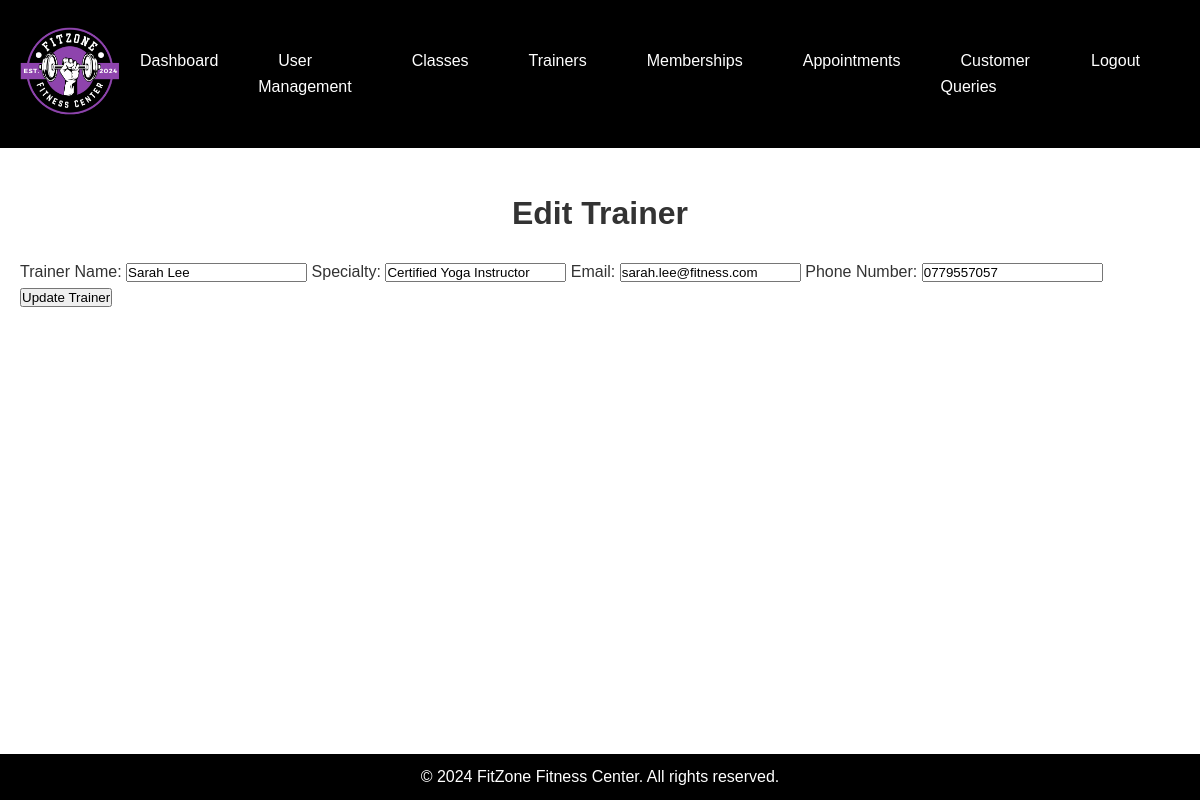
The app's page /Edit Trainer.php?id=1 with its own data.
### tables this page shows
CREATE TABLE IF NOT EXISTS `trainers` (
  `trainer_id` int NOT NULL AUTO_INCREMENT,
  `trainer_name` varchar(100) NOT NULL,
  `specialty` varchar(100) DEFAULT NULL,
  `email` varchar(255) DEFAULT NULL,
  `phone_number` text NOT NULL,
  PRIMARY KEY (`trainer_id`)
);

### Edit Trainer.php (the view, shortened to what this page needs)
<?php
$conn = new mysqli('localhost', 'root', '', 'fitzone_fitness_center');
if (isset($_GET['id'])) {
    $trainer_id = $_GET['id'];
    $sql = "SELECT * FROM trainers WHERE trainer_id = ?";
    $stmt = $conn->prepare($sql);
    $stmt->bind_param("i", $trainer_id);
    $stmt->execute();
    $result = $stmt->get_result();
    if ($result->num_rows > 0) {
        $trainer = $result->fetch_assoc();
    } else {
        echo "Trainer not found.";
        exit;
    }
} else {
    echo "Invalid request.";
    exit;
}
?>
<!DOCTYPE html>
<html lang="en">
<head>
    <link rel="stylesheet" href="Style.css">
    <link rel="stylesheet" href="Dashboard.css">
</head>
<body>
    <header>
        <div class="logo">
            <a href="Home.html"><img src="FitZone Fitness Center Logo.png" alt="FitZone Logo" width="100"></a>
        </div>
        <nav>
            <ul>
                <li><a href="Admin Dashboard.html">Dashboard</a></li>
                <li><a href="User Management.php">User Management</a></li>
                <li><a href="Class Management.php">Classes</a></li>
                <li><a href="Trainer Management.php">Trainers</a></li>
                <li><a href="Membership Management.php">Memberships</a></li>
                <li><a href="Appointments.php">Appointments</a></li>
                <li><a href="Queries.php">Customer Queries</a></li>
                <li><a href="Logout.php">Logout</a></li>
            </ul>
        </nav>
    </header>
    <main>
        <h1>Edit Trainer</h1>
        <form method="POST">
            <label for="trainer_name">Trainer Name:</label>
            <input type="text" id="trainer_name" name="trainer_name" value="<?php echo htmlspecialchars($trainer['trainer_name']); ?>" required>
            <label for="specialty">Specialty:</label>
            <input type="text" id="specialty" name="specialty" value="<?php echo htmlspecialchars($trainer['specialty']); ?>" required>
            <label for="email">Email:</label>
            <input type="email" id="email" name="email" value="<?php echo htmlspecialchars($trainer['email']); ?>" required>
            <label for="phone_number">Phone Number:</label>
            <input type="tel" id="phone_number" name="phone_number" value="<?php echo htmlspecialchars($trainer['phone_number']); ?>" required>
            <button type="submit">Update Trainer</button>
        </form>
    </main>
    <footer>
        <p>&copy; 2024 FitZone Fitness Center. All rights reserved.</p>
    </footer>
</body>
</html>

### Style.css (style rules this page uses)
* { margin: 0; padding: 0; box-sizing: border-box; font-family: 'Poppins', sans-serif; }
main { padding: 20px; }
body { line-height: 1.6; color: #333; display: grid; grid-template-rows: auto 1fr auto; min-height: 100vh; }
header { display: flex; justify-content: space-between; align-items: center; background-color: #000; padding: 20px; color: #fff; }
nav ul { list-style: none; display: flex; }
nav ul li { margin-right: 20px; }
nav ul li a { text-decoration: none; color: #fff; padding: 10px 20px; }
footer { background-color: #000; color: #fff; text-align: center; padding: 10px 0; }

### Dashboard.css (style rules this page uses)
h1 { text-align: center; margin: 20px 0; color: #333; }

### records on screen
trainers: trainer_name "Sarah Lee", specialty "Certified Yoga Instructor", email "sarah.lee@fitness.com", phone_number "0779557057"
